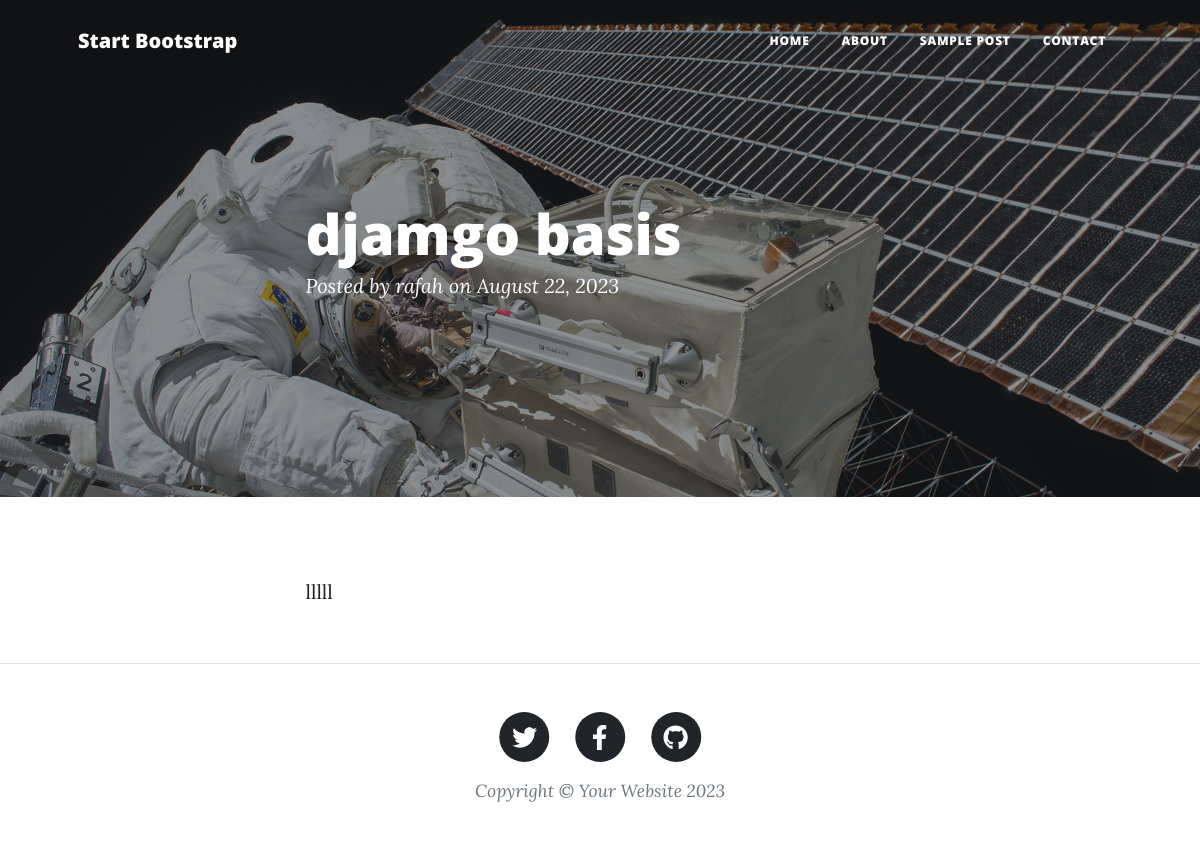
The page /blog/djamgo-basis on the database its author committed.
### posts/models.py (models this page shows, shortened)
class Post(models.Model):
    author=models.ForeignKey(User,related_name='post_author', on_delete=models.SET_NULL,null=True)
    title=models.CharField(max_length=120)
    content=models.TextField( max_length=250000)
    publish_date=models.DateTimeField(default=timezone.now)
    image = models.ImageField(upload_to='posts')
    tags = TaggableManager()
    slug = models.SlugField(null=True,blank=True)

### posts/views2.py (the view)
# urls.py: path('blog/<slug:slug>',  PostDetail.as_view()),
class PostDetail(generic.DetailView):
    model=Post

### posts/templates/posts/post_detail.html (shortened to what this page needs)
{% load static%}
<!DOCTYPE html>
<html lang="en">
    <head>
        <link href="{% static 'css/styles.css'%}" rel="stylesheet" />
    </head>
    <body>
        <nav class="navbar navbar-expand-lg navbar-light" id="mainNav">
            <div class="container px-4 px-lg-5">
                <a class="navbar-brand" href="index.html">Start Bootstrap</a>
                <div class="collapse navbar-collapse" id="navbarResponsive">
                    <ul class="navbar-nav ms-auto py-4 py-lg-0">
                        <li class="nav-item"><a class="nav-link px-lg-3 py-3 py-lg-4" href="index.html">Home</a></li>
                        <li class="nav-item"><a class="nav-link px-lg-3 py-3 py-lg-4" href="about.html">About</a></li>
                        <li class="nav-item"><a class="nav-link px-lg-3 py-3 py-lg-4" href="post.html">Sample Post</a></li>
                        <li class="nav-item"><a class="nav-link px-lg-3 py-3 py-lg-4" href="contact.html">Contact</a></li>
                    </ul>
                </div>
            </div>
        </nav>
        <header class="masthead" style="background-image: url('{% static 'assets/img/post-bg.jpg'%}')">
            <div class="container position-relative px-4 px-lg-5">
                <div class="row gx-4 gx-lg-5 justify-content-center">
                    <div class="col-md-10 col-lg-8 col-xl-7">
                        <div class="post-heading">
                            <h1>{{post.title}}</h1>
                            <span class="meta">
                                Posted by
                                <a href="#!">{{post.author}}</a>
                                on {{post.publish_date|date:"F d, o"}}
                            </span>
                        </div>
                    </div>
                </div>
            </div>
        </header>
        <article class="mb-4">
            <div class="container px-4 px-lg-5">
                <div class="row gx-4 gx-lg-5 justify-content-center">
                    <div class="col-md-10 col-lg-8 col-xl-7">
                        <p>{{post.content|safe}}</p>
                    </div>
                </div>
            </div>
        </article>
        <footer class="border-top">
            <div class="container px-4 px-lg-5">
                <div class="row gx-4 gx-lg-5 justify-content-center">
                    <div class="col-md-10 col-lg-8 col-xl-7">
                        <ul class="list-inline text-center">
                            <li class="list-inline-item">
                                <a href="#!">
                                    <span class="fa-stack fa-lg">
                                        <i class="fas fa-circle fa-stack-2x"></i>
                                        <i class="fab fa-twitter fa-stack-1x fa-inverse"></i>
                                    </span>
                                </a>
                            </li>
                            <li class="list-inline-item">
                                <a href="#!">
                                    <span class="fa-stack fa-lg">
                                        <i class="fas fa-circle fa-stack-2x"></i>
                                        <i class="fab fa-facebook-f fa-stack-1x fa-inverse"></i>
                                    </span>
                                </a>
                            </li>
                            <li class="list-inline-item">
                                <a href="#!">
                                    <span class="fa-stack fa-lg">
                                        <i class="fas fa-circle fa-stack-2x"></i>
                                        <i class="fab fa-github fa-stack-1x fa-inverse"></i>
                                    </span>
                                </a>
                            </li>
                        </ul>
                        <div class="small text-center text-muted fst-italic">Copyright &copy; Your Website 2023</div>
                    </div>
                </div>
            </div>
        </footer>
    </body>
</html>

### rows shown on the page
Post: title "djamgo basis", author "rafah", publish_date "August 22, 2023", content "lllll"
